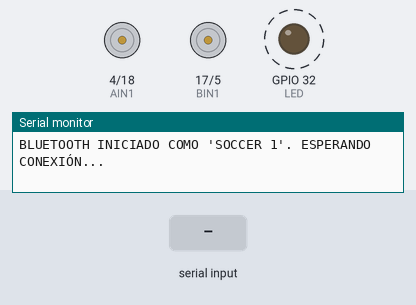
Simulated run of this sketch. Board: ESP32. On the bench: motor-driver pin pairs drawn as motors (green arrow = first pin HIGH = forward, orange = second pin HIGH = backward, longer = more drive, scaled by the enable pin), output pins drawn as LEDs (lit = HIGH), the last lines printed to the serial monitor. Dashed ring = blinking. Inputs (shaded band) come from the test bench. Nothing arrives over Bluetooth unless stated.

Above: at 1.2 s.
1.3 s: "W\n" received over the second serial link
4.3 s: "S\n" received over the second serial link
7.3 s: "A\n" received over the second serial link
10.3 s: "D\n" received over the second serial link
13.3 s: "F90\n" received over the second serial link
At 13.9 s:
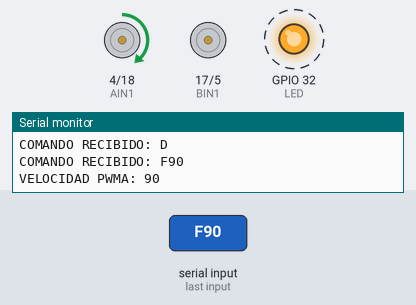
16.3 s: "X\n" received over the second serial link
At 16.9 s:
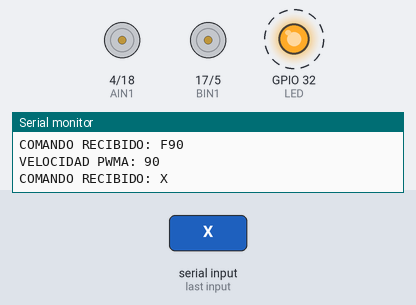
Timing chart, 0 to 20.3 s (numbered marks = the images above; inputs shaded):
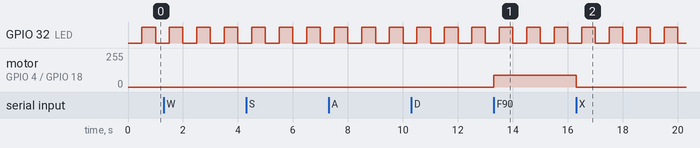

Measured:
- after the input at 13.3 s, motor on GPIO 4 (AIN1) / GPIO 18 (AIN2): stopped → forward 90/255 at once
- after the input at 16.3 s, motor on GPIO 4 (AIN1) / GPIO 18 (AIN2): forward 90/255 → stopped at once
- by itself, GPIO 32 (LED): alternates HIGH for 0.50 s and LOW for 0.50 s

The sketch:

Socce_ESP32_final.ino
```cpp
#include "BluetoothSerial.h"

// Instancia de Bluetooth Serial
BluetoothSerial SERIAL_BT;

// Pines para el Driver TB6612FNG
const int PWMA = 2;
const int PWMB = 15;
const int AIN1 = 4;
const int AIN2 = 18;
const int BIN1 = 17;
const int BIN2 = 5;

// LED indicador de conexión
const int LED = 32;

// Variables para la velocidad
int SPEED_A = 0; // Velocidad motor A
int SPEED_B = 0; // Velocidad motor B

// Control de parpadeo del LED
unsigned long PREVIOUS_MILLIS = 0;
const long INTERVAL = 500; // Intervalo de parpadeo en ms
bool LED_STATE = false;

void setup()
{
  // Configuración de pines
  pinMode(PWMA, OUTPUT);
  pinMode(PWMB, OUTPUT);
  pinMode(AIN1, OUTPUT);
  pinMode(AIN2, OUTPUT);
  pinMode(BIN1, OUTPUT);
  pinMode(BIN2, OUTPUT);
  pinMode(LED, OUTPUT);

  // Inicializar Bluetooth con el nombre "SOCCER 1"
  if (!SERIAL_BT.begin("SOCCER 2"))
  {
    Serial.println("¡ERROR AL INICIAR BLUETOOTH!");
    while (true);
  }

  Serial.begin(115200);
  Serial.println("BLUETOOTH INICIADO COMO 'SOCCER 1'. ESPERANDO CONEXIÓN...");
}

void loop()
{
  // Verificar si el dispositivo está vinculado
  if (SERIAL_BT.hasClient())
  {
    BLINK_LED();  // Parpadear si está vinculado
  }
  else
  {
    digitalWrite(LED, LOW);  // Apagar LED si no hay conexión
  }

  // Leer datos de Bluetooth
  if (SERIAL_BT.available())
  {
    String COMMAND = SERIAL_BT.readStringUntil('\n'); // Leer hasta nueva línea
    COMMAND.trim(); // Eliminar espacios o saltos de línea extras
    PROCESS_COMMAND(COMMAND);
  }
}

// Función para procesar comandos
void PROCESS_COMMAND(String COMMAND)
{
  Serial.println("COMANDO RECIBIDO: " + COMMAND);
  // Adelante
  if (COMMAND == "W")
  {
    digitalWrite(AIN1, HIGH);
    digitalWrite(AIN2, LOW);
    digitalWrite(BIN1, HIGH);
    digitalWrite(BIN2, LOW);
    analogWrite(PWMA, SPEED_A);
    analogWrite(PWMB, SPEED_B);
  }
  // Atrás
  else if (COMMAND == "S")
  {
    digitalWrite(AIN1, LOW);
    digitalWrite(AIN2, HIGH);
    digitalWrite(BIN1, LOW);
    digitalWrite(BIN2, HIGH);
    analogWrite(PWMA, SPEED_A);
    analogWrite(PWMB, SPEED_B);
  }
  // Izquierda
  else if (COMMAND == "A")
  {
    digitalWrite(AIN1, LOW);
    digitalWrite(AIN2, HIGH);
    digitalWrite(BIN1, HIGH);
    digitalWrite(BIN2, LOW);
    analogWrite(PWMA, SPEED_A);
    analogWrite(PWMB, SPEED_B);
  }
  // Derecha
  else if (COMMAND == "D")
  {
    digitalWrite(AIN1, HIGH);
    digitalWrite(AIN2, LOW);
    digitalWrite(BIN1, LOW);
    digitalWrite(BIN2, HIGH);
    analogWrite(PWMA, SPEED_A);
    analogWrite(PWMB, SPEED_B);
  }
  else if (COMMAND.startsWith("F"))
  { // Ajustar velocidad de PWMA
    int VALUE = COMMAND.substring(1).toInt();
    SPEED_A = constrain(VALUE, 0, 255);
    analogWrite(PWMA, SPEED_A);
    Serial.println("VELOCIDAD PWMA: " + String(SPEED_A));
  }
  else if (COMMAND.startsWith("G"))
  { // Ajustar velocidad de PWMB
    int VALUE = COMMAND.substring(1).toInt();
    SPEED_B = constrain(VALUE, 0, 255);
    analogWrite(PWMB, SPEED_B);
    Serial.println("VELOCIDAD PWMB: " + String(SPEED_B));
  }
  else if (COMMAND == "X")
  { // Apagar motores
    digitalWrite(AIN1, LOW);
    digitalWrite(AIN2, LOW);
    digitalWrite(BIN1, LOW);
    digitalWrite(BIN2, LOW);
  } else {
    Serial.println("COMANDO NO RECONOCIDO: " + COMMAND);
  }
}

// Función para hacer parpadear el LED si el dispositivo está vinculado
void BLINK_LED()
{
  unsigned long CURRENT_MILLIS = millis();
  if (CURRENT_MILLIS - PREVIOUS_MILLIS >= INTERVAL)
  {
    PREVIOUS_MILLIS = CURRENT_MILLIS;
    LED_STATE = !LED_STATE;
    digitalWrite(LED, LED_STATE);
  }
}
```
